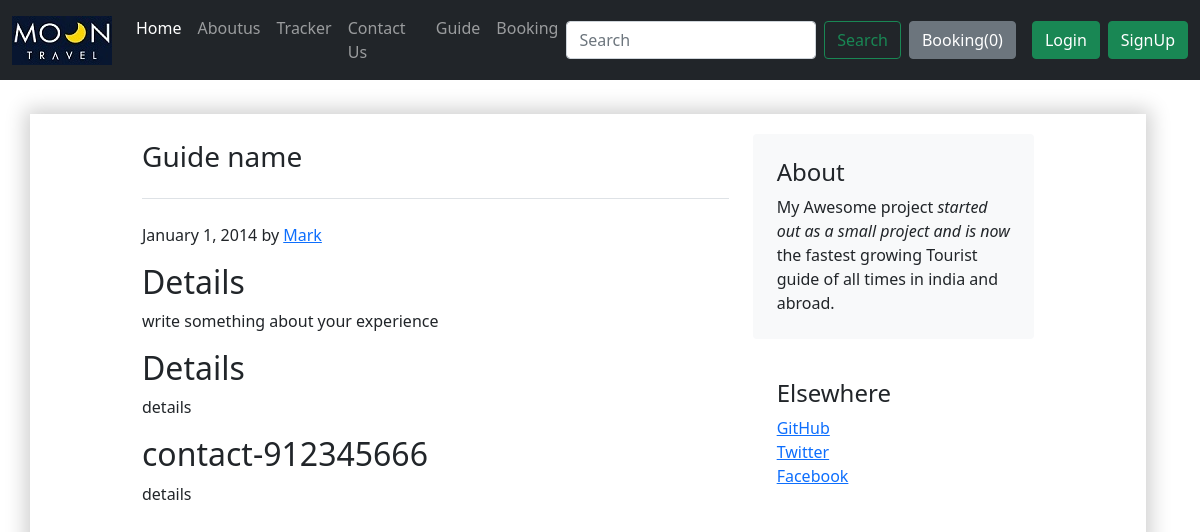
/blockpost/1, run on the app's committed database.
### home/models.py (models this page shows)
class Blogpost(models.Model):
    post_id = models.AutoField(primary_key= True)
    tilte = models.CharField(max_length=50)
    head0 = models.CharField(max_length=500, default="")
    chead0 = models.CharField(max_length=5000, default="")
    head1 = models.CharField(max_length=500, default="")
    chead1 = models.CharField(max_length=5000, default="")
    head2 = models.CharField(max_length=500, default="")
    chead2 = models.CharField(max_length=5000, default="")
    pub_date = models.DateField()
    thumbnail = models.ImageField(upload_to='shop/images', default="")
    def __str__(self):
        return self.tilte

### home/views.py (the view)
# urls.py: path("blockpost/<int:id>",views.blockpost,name='blockpost'),
def blockpost(request,id):
    post = Blogpost.objects.filter(post_id = id)[0]
    print(post)
    return render(request,'blockpost.html',{'post':post})

### templates/blockpost.html (shortened to what this page needs)
{% extends 'base.html' %}
{% block body %}
<div class="container "  >
    <div class="row mt-4 my-3 " style="top: 90px;position: relative;width: 100%;height: 100%;display: flex;justify-content: center;align-items: center;padding: 20px 100px; box-shadow: 0px 0px 19px 5px rgb(0 0 0 / 19%);" >
        <div class="col-md-8 blog-main " >
            <h3 class="pb-4 mb-4 font-italic border-bottom">
                {{post.tilte}}
            </h3>
            <div class="blog-post">
                <p class="blog-post-meta">January 1, 2014 by <a href="#">Mark</a></p>
                <h2 class="blog-post-title">{{post.head1}}</h2>
                <p>{{post.chead0}}</p>
                <h2>{{post.head1}}</h2>
                <p>{{post.chead1}}</p>
                <h2>{{post.head2}}</h2>
                <p>{{post.chead2}}</p>
            </div>
        </div>
        <aside class="col-md-4 blog-sidebar">
            <div class="p-4 mb-3 bg-light rounded">
                <h4 class="font-italic">About</h4>
                <p class="mb-0">My Awesome project <em>started out as a small project and is now</em> the fastest growing Tourist guide of all times in india and abroad.</p>
            </div>
            <div class="p-4">
                <h4 class="font-italic">Elsewhere</h4>
                <ol class="list-unstyled">
                    <li><a href="#">GitHub</a></li>
                    <li><a href="#">Twitter</a></li>
                    <li><a href="#">Facebook</a></li>
                </ol>
            </div>
        </aside>
    </div>
</div>
{% endblock body %}

### data on the page
Blogpost: tilte "Guide name", head1 "Details", chead0 "write something about your experience", chead1 "details", head2 "contact-912345666", chead2 "details"
